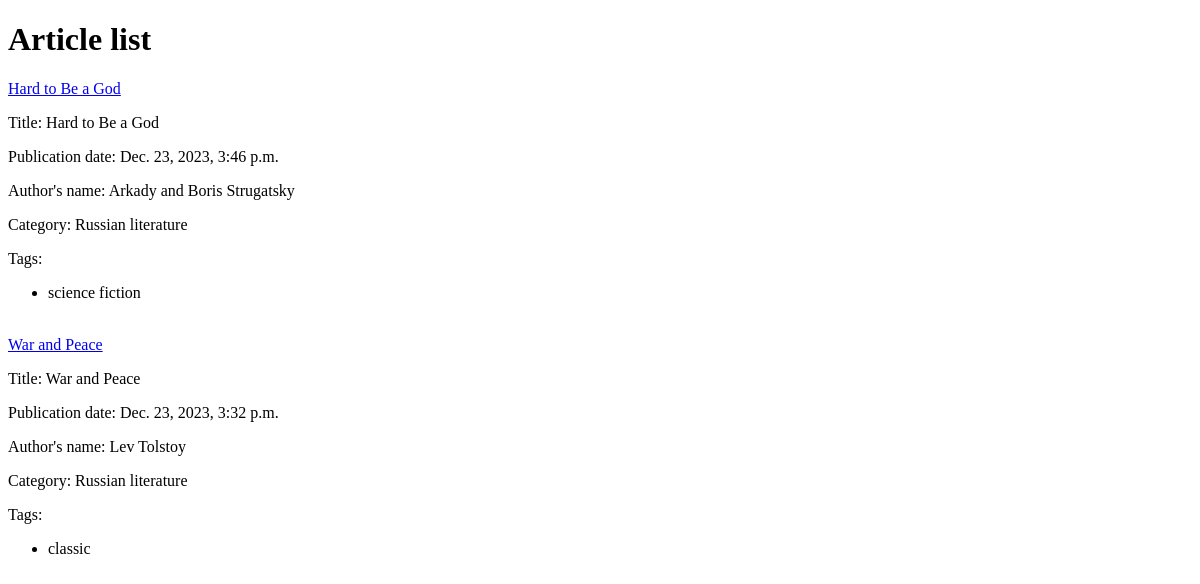
The page /blog/articles/ on the database as committed earlier.
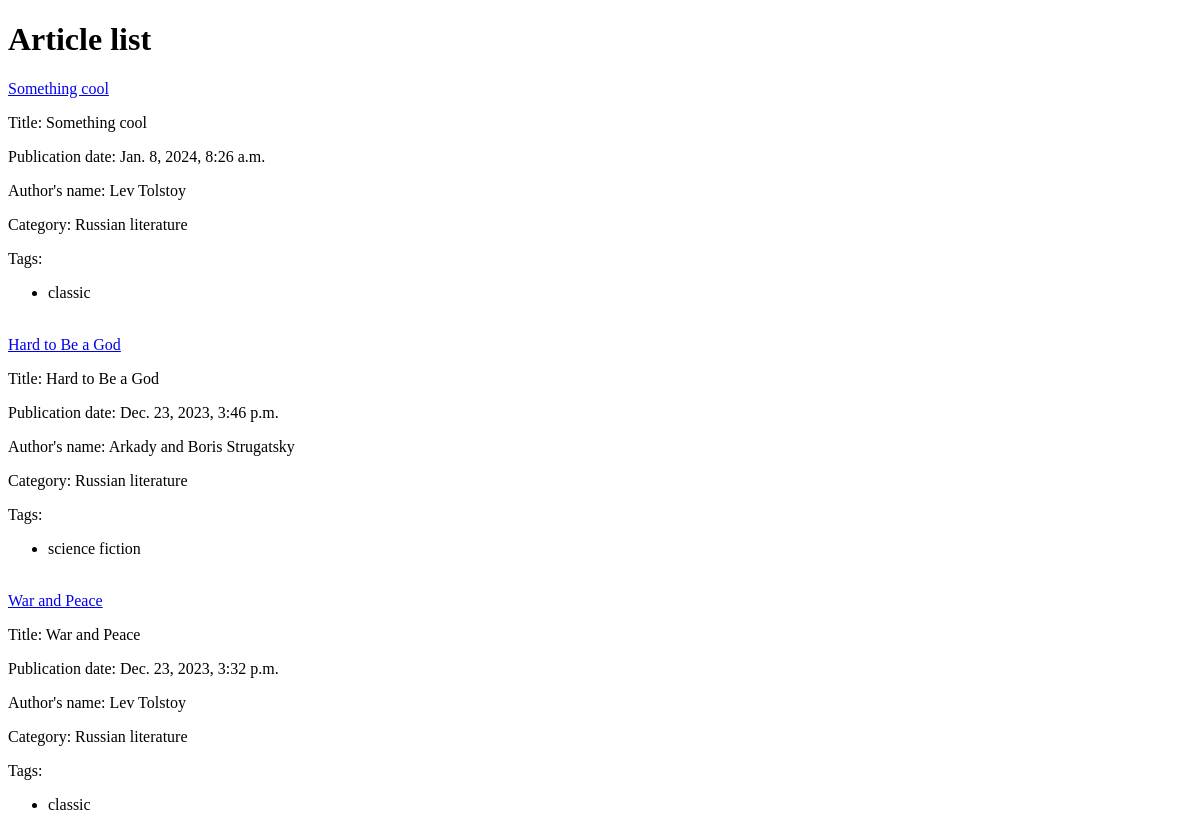
The same page on the database as committed later.
### blogapp/models.py (models this page shows, shortened)
class Article(models.Model):
    title = models.CharField(max_length=200)
    content = models.TextField(blank=True)
    pub_date = models.DateTimeField(auto_now_add=True)
    author = models.ForeignKey(Author, on_delete=models.CASCADE)
    category = models.ForeignKey(Category, on_delete=models.CASCADE)
    tags = models.ManyToManyField(Tag, related_name="tags")

class Author(models.Model):
    name = models.CharField(max_length=100, db_index=True)
    bio = models.TextField(blank=True, db_index=True)

class Category(models.Model):
    name = models.CharField(max_length=4, db_index=True)

class Tag(models.Model):
    name = models.CharField(max_length=20, db_index=True)

### blogapp/views.py (the view)
# urls.py: path('articles/', ArticleListView.as_view(), name='articles'),
class ArticleListView(ListView):
    template_name = 'blogapp/article_list.html'
    context_object_name = "object_list"
    queryset = (Article.objects.defer("content").
                select_related("author", "category").
                prefetch_related("tags").
                order_by('-pub_date')
                )

### blogapp/templates/blogapp/article_list.html (shortened to what this page needs)
{% extends 'blogapp/base.html' %}
{% block body %}
    <h1>Article list</h1>
    {% if object_list %}
        {% for article in object_list %}
            <div>
                <a href="{% url 'blogapp:article' pk=article.pk %}">{{ article.title }}</a>
                <p>Title: {{ article.title }}</p>
                <p>Publication date: {{ article.pub_date }}</p>
                <p>Author's name: {{ article.author.name }}</p>
                <p>Category: {{ article.category.name }}</p>
                <div>Tags:</div>
                <ul>
                    {% for tag in article.tags.all %}
                        <li>{{ tag.name }}</li>
                    {% endfor %}
                </ul>
            </div>
            <br>
        {% endfor %}
    {% else %}
        <h3>No articles yet</h3>
    {% endif %}
{% endblock %}

### blogapp/templates/blogapp/base.html (shortened to what this page needs)
<!DOCTYPE html>
<html lang="en">
<head>
</head>
<body>
    {% block body %}{% endblock %}
</body>
</html>

Rows that differ between the two databases and show on the page:
added Article: title "Something cool", pub_date "Jan. 8, 2024, 8:26 a.m.", author.name "Lev Tolstoy", category.name "Russian literature", Tag (name "classic")
